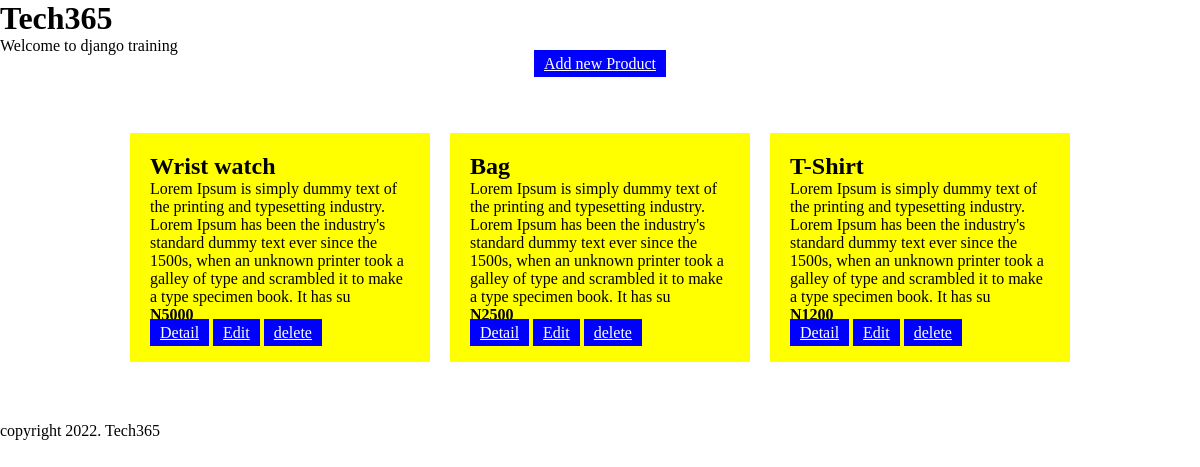
The page / on the database its author committed.
### pages/models.py (models this page shows, shortened)
class Product(models.Model):
    name = models.CharField(max_length=255)
    desc = models.TextField(max_length=255)
    price = models.IntegerField()
    created_date = models.DateTimeField(default = datetime.now)

### pages/views.py (the view)
# urls.py: path('', views.home, name='home'),
def home(request):
    all_product = Product.objects.all()
    return render(request, 'index.html', {'all_product': all_product})

### templates/index.html
{% extends 'base.html' %}
{% load static %}
{% block content %}
<h1>Tech365</h1>
<p>Welcome to django training</p>
<div class="row">
    <a href="{% url 'add'  %}"  >Add new Product</a>
</div>
<div class="container">
    {% for i in all_product %}
    <div class="card">
        <h2>{{i.name}}</h2>
        <p>{{i.desc}}</p>
        <h4>N{{i.price}}</h4>
        <div>
            <a href="/detail/{{i.id}}">Detail</a>
            <a href="">Edit</a>
            <a href="/delete/{{ i.id }}">delete</a>
        </div>
    </div>
    {% endfor %}
</div>
{% endblock %}

### templates/base.html (shortened to what this page needs)
{% load static %}
<!DOCTYPE html>
<html lang="en">
<head>
    <link rel="stylesheet" href="{% static 'css/styles.css'  %}">
</head>
<body>
{% block content %}
{% endblock %}
<footer>copyright 2022. Tech365</footer>
</body>
</html>

### static/css/styles.css (style rules this page uses)
* { box-sizing: border-box; padding: 0; margin: 0; }
.container { display: flex; justify-content: center; width: 100%; padding: 50px 0; flex-wrap: wrap; }
.card { width: 25%; padding: 20px; background-color: yellow; margin: 10px; min-height: 100px; }
a { background-color: blue; color: #fff; padding: 5px 10px; }
.row { text-align: center; }

### rows shown on the page
Product: name "Wrist watch", desc "Lorem Ipsum is simply dummy text of the printing and typesetting industry. Lorem Ipsum has been the industry's standard dummy text ever since the 1500s, when an unknown printer took a galley of type and scrambled it to make a type specimen book. It has su", price "5000"
Product: name "Bag", desc "Lorem Ipsum is simply dummy text of the printing and typesetting industry. Lorem Ipsum has been the industry's standard dummy text ever since the 1500s, when an unknown printer took a galley of type and scrambled it to make a type specimen book. It has su", price "2500"
Product: name "T-Shirt", desc "Lorem Ipsum is simply dummy text of the printing and typesetting industry. Lorem Ipsum has been the industry's standard dummy text ever since the 1500s, when an unknown printer took a galley of type and scrambled it to make a type specimen book. It has su", price "1200"
